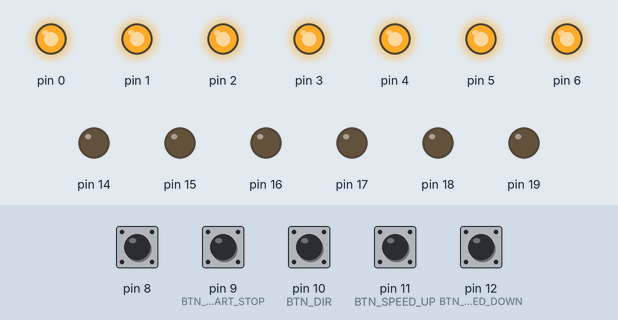
A sketch run on a simulated Arduino Uno, built with avr-gcc and run on an emulated ATmega328P. Shown: output pins drawn as LEDs (lit = HIGH). Dashed ring = blinking. Inputs (shaded band) come from the test bench; at power-on: pin 8, pin 9 (BTN_START_STOP), pin 10 (BTN_DIR), pin 11 (BTN_SPEED_UP), pin 12 (BTN_SPEED_DOWN) HIGH.

Above: at 1.2 s.
1.3 s: pin 9 (BTN_START_STOP) pulled LOW for 1 s
At 1.7 s:
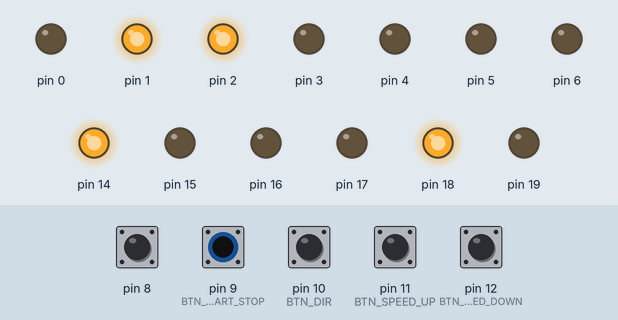
At 2.65 s:
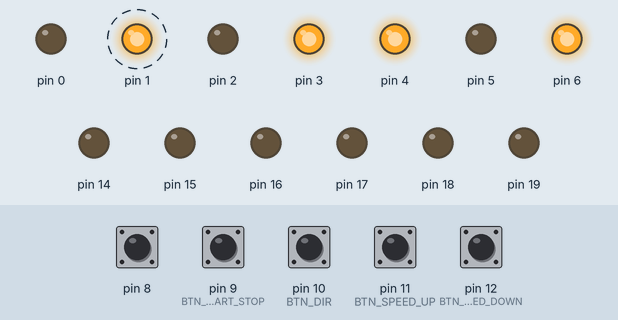
Timing chart, 0 to 10.3 s (numbered marks = the images above; inputs shaded):
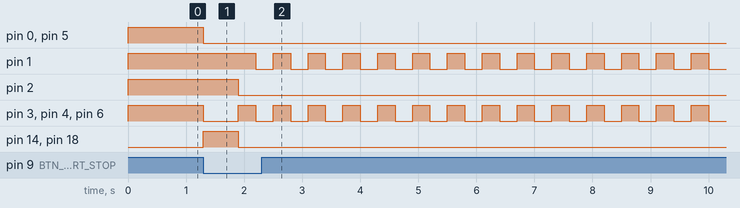

The sketch:

sketch_dec3a.ino
```cpp
/****************************************************
 *  Stepper Motor Lab – Manual & Auto Control System
 *  Buttons: Mode, Start/Stop, Direction, Speed Up/Down
 *  7-Segment Display: Shows system mode/status
 *  Uses Port Manipulation for fast performance
 ****************************************************/

// ===== Buttons on D8..D12 → PORTB bits 0..4 =====
#define BTN_MODE        0      // Manual / Auto switch
#define BTN_START_STOP  1      // Start/Stop motor or step once
#define BTN_DIR         2      // Change motor direction
#define BTN_SPEED_UP    3      // Increase motor speed
#define BTN_SPEED_DOWN  4      // Decrease motor speed

// ===== Lookup table for 7-segment on PORTD (D0..D6) =====
byte digits[7] = {
  0b01111111, // 0
  0b00000110, // 1
  0b10110110, // 2
  0b10011110, // 3
  0b11001100, // 4
  0b11011010, // E
  0b00000000  // off
};

// ===== Full-step and Half-step sequences (Stepper coils) =====
// Lower 4 bits → coils signals (PC0..PC3)
// Bit4 is direction indicator LED if needed
uint8_t stepSequence[4] = {
  0b00010001,
  0b00010010,
  0b00010100,
  0b00011000
};

uint8_t HALFstepSequence[8] = {
  0b00010001,
  0b00010011,
  0b00010010,
  0b00010110,
  0b00010100,
  0b00011100,
  0b00011000,
  0b00011001
};

// ===== System state variables =====
uint8_t mode = 0;          // 0=Manual, 1=Auto
uint8_t direction = 1;     // 1=Forward, 0=Backward
uint8_t running = 0;       // Auto mode running/stop
uint8_t FULL_STEP = 0;     // 0=Half step, 1=Full step
unsigned long delayy = 200;// Step delay (speed control)
int emer = 0;              // Emergency flag
int n = 0, m = 0;          // Counters for long press timing

// ===== Display number on the 7-segment =====
void display(int n){
  PORTD = digits[n];
}

// ===== Stop motor (all coils OFF) =====
void stopStepper(){
  PORTC &= 0b00000000;
}

// ===== Forward rotation - Full step =====
void rotateF(unsigned long t){
  static int s = 0;
  PORTC = stepSequence[s] | (direction<<4);
  s++; if(s > 3) s = 0;
  delay(t);
}

// ===== Forward rotation - Half step =====
void halfRotateF(unsigned long t){
  static int s = 0;
  PORTC = HALFstepSequence[s] | (direction<<4);
  s++; if(s > 7) s = 0;
  delay(t);
}

// ===== Backward rotation - Full step =====
void rotateB(unsigned long t){
  static int s = 0;
  PORTC = stepSequence[s];
  s--; if(s < 0) s = 3;
  delay(t);
}

// ===== Backward rotation - Half step =====
void halfRotateB(unsigned long t){
  static int s = 0;
  PORTC = HALFstepSequence[s];
  s--; if(s < 0) s = 7;
  delay(t);
}

// ===== Emergency mode blinking E until Start long-press release =====
void emergencySTATE(){
  stopStepper();
  while(1){
    display(5); delay(300); // Show "E"
    display(6); delay(300); // Turn off display

    // detect long release to exit emergency
    while(!(PINB & (1<<BTN_START_STOP))){
      delay(5);
      n += 5;
      if(n >= 400) return; // leave emergency after ~2s
    }
    n = 0;
  }
}

// ===== I/O configuration =====
void setup(){
  DDRD = 0b01111111;     // 7-seg outputs D0..D6
  DDRB &= 0b11100000;    // Buttons inputs PB0..PB4
  PORTB |= 0b00011111;   // Enable pull-up resistors

  DDRC = 0b00111111;     // PC0..PC5 outputs (motor + LEDs)
  stopStepper();
  display(0);
}

// ===== Main loop =====
void loop(){

  // ===== MODE Button: toggle Manual/Auto =====
  if(!(PINB & (1<<BTN_MODE))){
    if(mode == 0){ mode = 1; display(FULL_STEP?4:3); }
    else        { mode = 0; display(FULL_STEP?2:1); stopStepper(); }
    while(!(PINB & (1<<BTN_MODE))); // wait release
  }

  // ===== START/STOP button =====
  if(!(PINB & (1<<BTN_START_STOP))){

    if(mode == 0){ // Manual mode: one step per press
      display(FULL_STEP?2:1);
      if(FULL_STEP){
        if(direction) rotateF(delayy); else rotateB(delayy);
      } else {
        if(direction) halfRotateF(delayy); else halfRotateB(delayy);
      }
    }
    else{ // Auto mode: toggle running
      display(FULL_STEP?4:3);
      running ^= 1;
      if(!running) stopStepper();
    }

    // Long press detection => emergency
    while(!(PINB&(1<<BTN_START_STOP))){
      delay(5); m += 5;
      if(m >= 400){ emer = 1; emergencySTATE(); }
    }
    m = 0;
  }

  // ===== Direction change =====
  if(!(PINB & (1<<BTN_DIR))){
    direction ^= 1;
    while(!(PINB & (1<<BTN_DIR))); // wait release
  }

  // ===== Speed control =====
  if(!(PINB & (1<<BTN_SPEED_UP)) && delayy > 40) delayy -= 20;
  if(!(PINB & (1<<BTN_SPEED_DOWN)) && mode == 1) delayy += 20;

  // ===== Auto continuous run =====
  if(mode == 1 && running){
    if(direction){
      if(FULL_STEP) rotateF(delayy); else halfRotateF(delayy);
    } else {
      if(FULL_STEP) rotateB(delayy); else halfRotateB(delayy);
    }
  }
}
```

Measured:
- after the input at 1.3 s, pin 0, pin 5: HIGH → LOW at once; pin 1: alternates HIGH for 0.30 s and LOW for 0.30 s, starting after 0.90 s; pin 2: HIGH → LOW after 0.60 s; pin 3, pin 4, pin 6: HIGH → LOW at once, then repeats every 0.60 s: HIGH 0.30 s, LOW 0.30 s; pin 14, pin 18: LOW → HIGH at once, → LOW 0.60 s later
